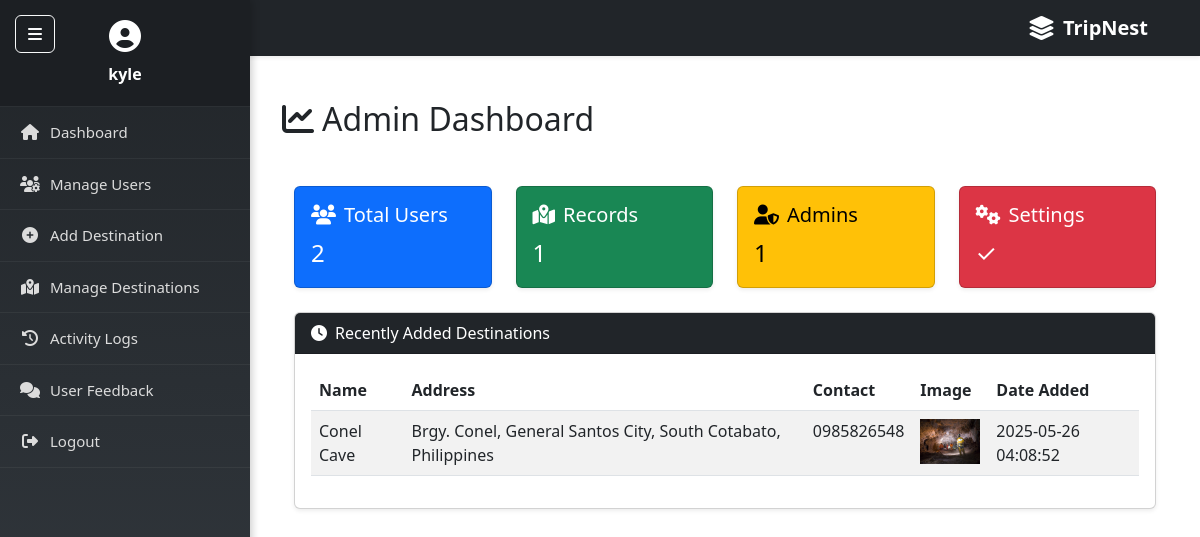
Page /CLIENT/admin.php (signed in) on the earlier database version.
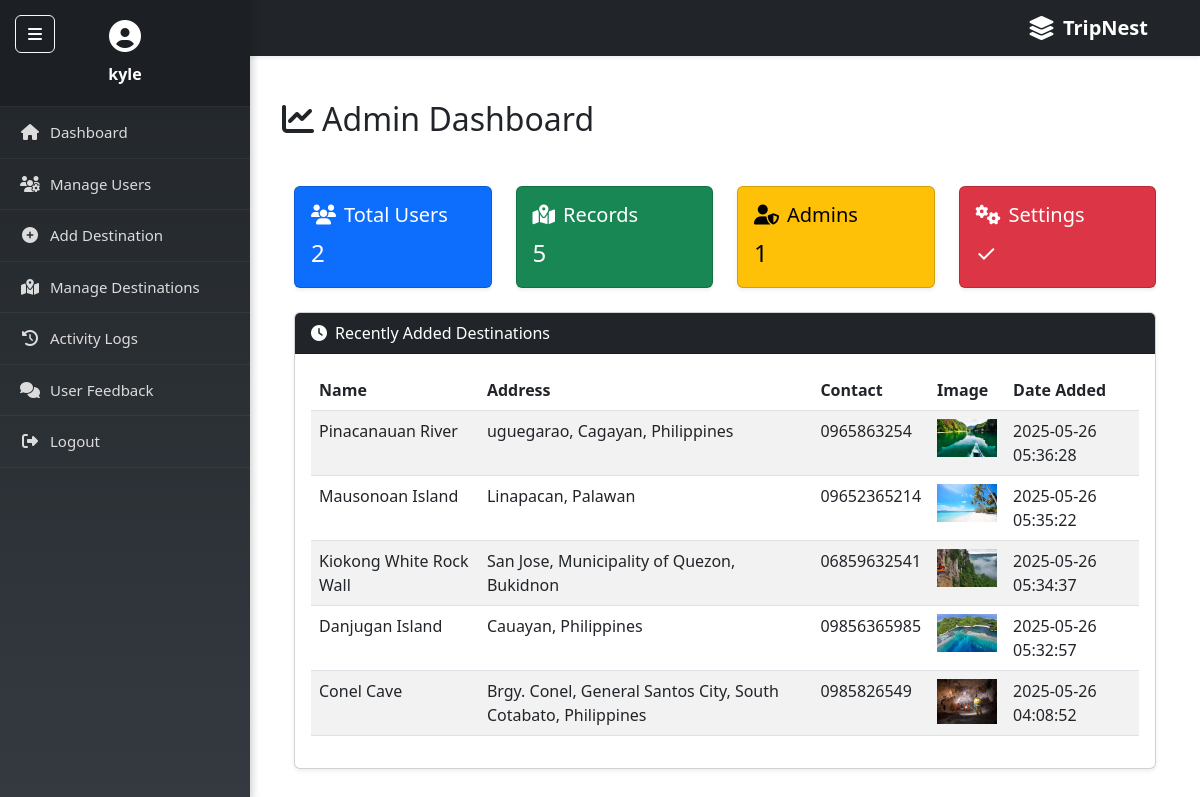
Same page on the later database version.
### tables this page shows
CREATE TABLE `destination` (
  `id` int(11) NOT NULL,
  `name` varchar(25) NOT NULL,
  `description` longtext NOT NULL,
  `image` varchar(255) DEFAULT NULL,
  `address` varchar(65) DEFAULT NULL,
  `contact_number` varchar(20) DEFAULT NULL,
  `created_at` timestamp NOT NULL DEFAULT current_timestamp()
);

### CLIENT/admin.php (the view, shortened to what this page needs)
<?php
include_once "includes/config.php";
include_once "includes/header.php";
include_once "includes/sidebar.php";
include_once "includes/navbar.php";
$userCountResult = $conn->query("SELECT COUNT(*) AS total FROM users");
$userCount = $userCountResult->fetch_assoc()['total'];
$destinationCountResult = $conn->query("SELECT COUNT(*) AS total FROM destination");
$destinationCount = $destinationCountResult->fetch_assoc()['total'];
$adminCountResult = $conn->query("SELECT COUNT(*) AS total FROM users WHERE role = 'admin'");
$adminCount = $adminCountResult->fetch_assoc()['total'];
?>
<div id="main-content">
    <div class="container-fluid mt-4">
        <h2 class="mb-4"><i class="fas fa-chart-line me-2"></i>Admin Dashboard</h2>
        <div class="container mt-5">
            <div class="row g-4 mb-4">
                <div class="col-md-3">
                    <div class="card text-bg-primary shadow-sm">
                        <div class="card-body">
                            <h5 class="card-title"><i class="fas fa-users me-2"></i>Total Users</h5>
                            <p class="card-text fs-4"><?= $userCount ?></p>
                        </div>
                    </div>
                </div>
                <div class="col-md-3">
                    <div class="card text-bg-success shadow-sm">
                        <div class="card-body">
                            <h5 class="card-title"><i class="fas fa-map-marked-alt me-2"></i>Records</h5>
                            <p class="card-text fs-4"><?= $destinationCount ?></p>
                        </div>
                    </div>
                </div>
                <div class="col-md-3">
                    <div class="card text-bg-warning shadow-sm">
                        <div class="card-body">
                            <h5 class="card-title"><i class="fas fa-user-shield me-2"></i>Admins</h5>
                            <p class="card-text fs-4"><?= $adminCount ?></p>
                        </div>
                    </div>
                </div>
                <div class="col-md-3">
                    <div class="card text-bg-danger shadow-sm">
                        <div class="card-body">
                            <h5 class="card-title"><i class="fas fa-cogs me-2"></i>Settings</h5>
                            <p class="card-text fs-4">✓</p>
                        </div>
                    </div>
                </div>
            </div>
<div class="row">
    <div class="col-12">
        <div class="card shadow-sm">
            <div class="card-header bg-dark text-white">
                <i class="fas fa-clock me-2"></i>Recently Added Destinations
            </div>
            <div class="card-body">
                <table class="table table-striped table-hover">
                    <thead>
                        <tr>
                            <th>Name</th>
                            <th>Address</th>
                            <th>Contact</th>
                            <th>Image</th>
                            <th>Date Added</th>
                        </tr>
                    </thead>
                    <tbody>
                        <?php
                        $recent = $conn->query("SELECT * FROM destination ORDER BY id DESC LIMIT 5");
                        while ($row = $recent->fetch_assoc()):
                        ?>
                        <tr>
                            <td><?= htmlspecialchars($row['name']) ?></td>
                            <td><?= htmlspecialchars($row['address']) ?></td>
                            <td><?= htmlspecialchars($row['contact_number']) ?></td>
                            <td><img src="uploads/<?= $row['image'] ?>" width="60"></td>
                            <td><?= $row['created_at'] ?? 'N/A' ?></td>
                        </tr>
                        <?php endwhile; ?>
                    </tbody>
                </table>
            </div>
        </div>
    </div>
</div>
</div>

Differences in the rows shown:
added destination: name "Pinacanauan River", address "uguegarao, Cagayan, Philippines", contact_number "0965863254", image (picture), created_at "2025-05-26 05:36:28"
added destination: name "Mausonoan Island", address "Linapacan, Palawan", contact_number "09652365214", image (picture), created_at "2025-05-26 05:35:22"
added destination: name "Kiokong White Rock Wall", address "San Jose, Municipality of Quezon, Bukidnon", contact_number "06859632541", image (picture), created_at "2025-05-26 05:34:37"
added destination: name "Danjugan Island", address "Cauayan, Philippines", contact_number "09856365985", image (picture), created_at "2025-05-26 05:32:57"
changed destination "Conel Cave": contact_number "0985826548" → "0985826549"
Other differences:
$destinationCount: "1" → "5"
